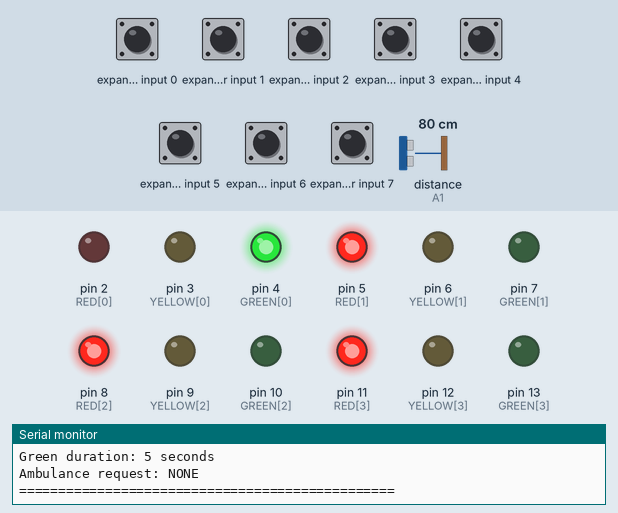
The sketch below on a simulated Arduino Uno, built with avr-gcc and run on an emulated ATmega328P. Parts: output pins drawn as LEDs (lit = HIGH), the last lines printed to the serial monitor. Wiring (inferred from the names in the program): ultrasonic range finder: trigger A0; echo A1; PCF8574 port expander at I2C address 0x20. Inputs (shaded band) come from the test bench; at power-on: expander input 0–7 HIGH, distance to the obstacle (sensor on A1) 80 cm. The echo pulse lasts 58.3 µs per cm; pins used as bus, display or sensor lines are not drawn.

Above: at 1.4 s.
1.5 s: distance to the obstacle (sensor on A1) set to 2 cm
3.0 s: expander input 0 pulled LOW for 0.15 s
At 6.0 s:
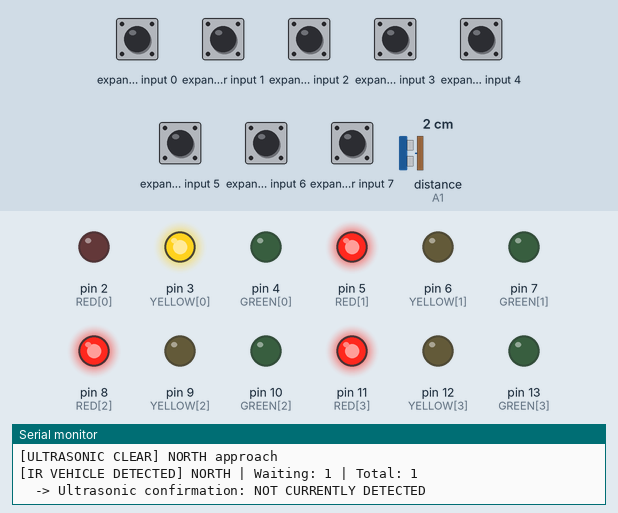
6.1 s: expander input 1 pulled LOW for 1 s
At 9.4 s:
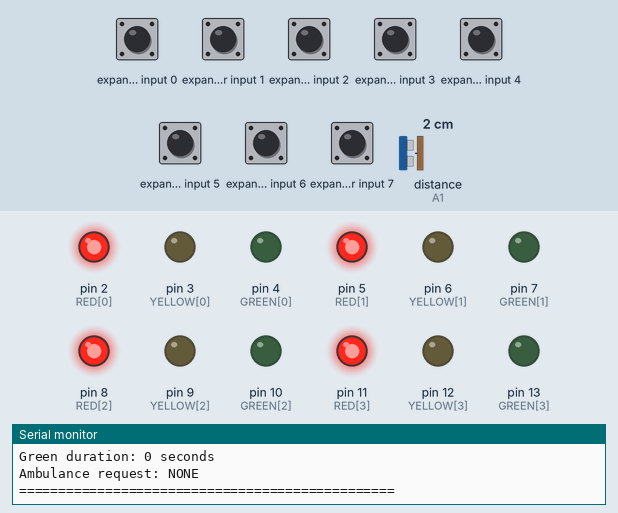
10.1 s: expander input 2 pulled LOW for 0.15 s
At 12.3 s:
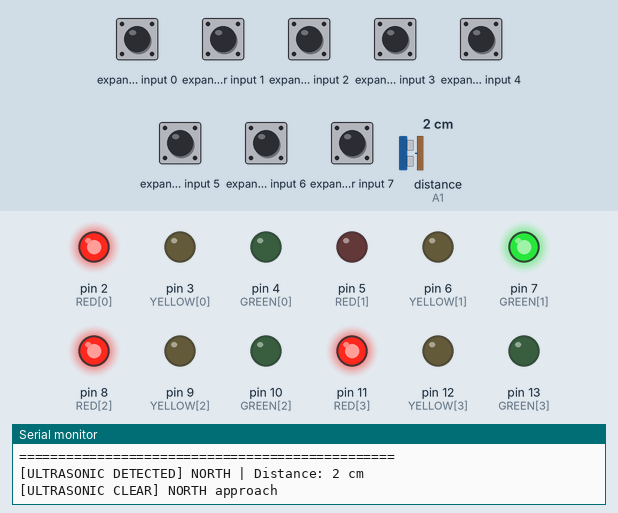
12.8 s: expander input 3 pulled LOW for 0.15 s
14.4 s: expander input 4 pulled LOW for 0.15 s
At 18.4 s:
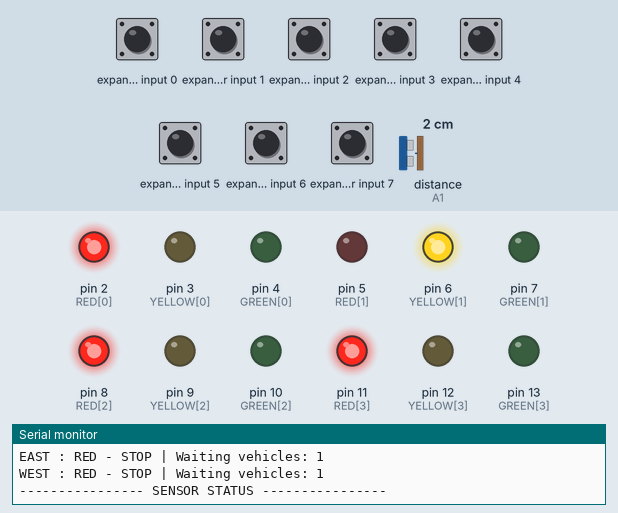
Timing chart, 0 to 61.2 s (numbered marks = the images above; inputs shaded):
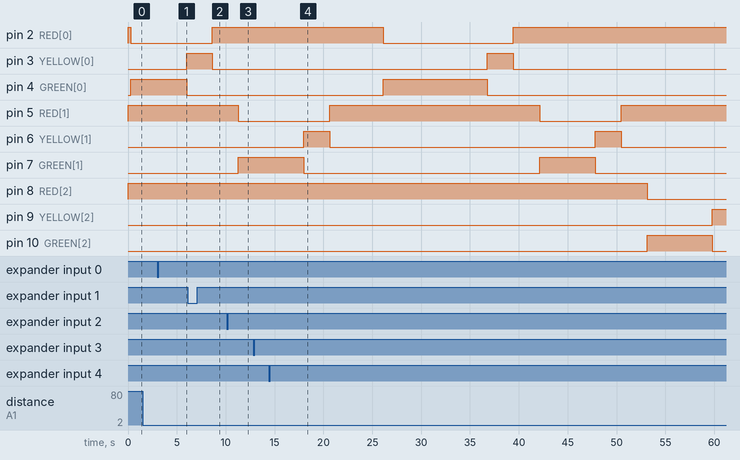

The sketch:

EC003-TRAFFIC.ino
```cpp
#include <Wire.h>

// =====================================================
// SMART FOUR-WAY TRAFFIC LIGHT
// Arduino Uno R3 + 12 direct LEDs + 4 IR sensors
// + 1 HC-SR04 + 4 ambulance buttons + PCF8574
// Serial Monitor: 9600 baud
// =====================================================

// Direction index: 0 North, 1 South, 2 East, 3 West
const char* ROAD[4] = {"NORTH", "SOUTH", "EAST", "WEST"};

// Direct LEDs
const byte RED[4]    = {2, 5, 8, 11};
const byte YELLOW[4] = {3, 6, 9, 12};
const byte GREEN[4]  = {4, 7, 10, 13};

// Ultrasonic sensor monitors the North approach
const byte TRIG_PIN = A0;
const byte ECHO_PIN = A1;

// PCF8574 I2C expander
const byte PCF_ADDR = 0x20;

// P0-P3: IR sensors; P4-P7: ambulance buttons
const byte IR_MASK[4]  = {0x01, 0x02, 0x04, 0x08};
const byte AMB_MASK[4] = {0x10, 0x20, 0x40, 0x80};

// Change to false if your IR module outputs HIGH on detection.
const bool IR_ACTIVE_LOW = true;

// Timing settings
const unsigned long MIN_GREEN_MS = 5000UL;
const unsigned long MAX_GREEN_MS = 15000UL;
const unsigned long YELLOW_MS = 2000UL;
const unsigned long ALL_RED_MS = 2000UL;
const unsigned long AMBULANCE_GREEN_MS = 10000UL;

// HC-SR04 vehicle detection threshold
const unsigned int VEHICLE_DISTANCE_CM = 150;

// Counts waiting vehicles since the road was last served
unsigned long waitingCount[4] = {0, 0, 0, 0};
unsigned long totalCount[4] = {0, 0, 0, 0};

bool previousIR[4] = {false, false, false, false};
bool previousButton[4] = {false, false, false, false};

int currentDirection = 0;
int pendingAmbulance = -1;

enum SignalState { RED_STATE, YELLOW_STATE, GREEN_STATE };

SignalState signalState[4] = {
  RED_STATE, RED_STATE, RED_STATE, RED_STATE
};

unsigned int lastDistanceCm = 0;
bool ultrasonicVehiclePresent = false;
unsigned long lastUltrasonicRead = 0;
unsigned long ultrasonicDetectionCount = 0;

// -----------------------------------------------------
// PCF8574 INPUT READING
// -----------------------------------------------------
byte readPCF() {
  Wire.beginTransmission(PCF_ADDR);
  Wire.write(0xFF); // Release pins for input
  if (Wire.endTransmission() != 0) {
    return 0xFF;
  }

  Wire.requestFrom(PCF_ADDR, (byte)1);

  if (Wire.available()) {
    return Wire.read();
  }

  return 0xFF;
}

// -----------------------------------------------------
// TRAFFIC LIGHT CONTROL
// -----------------------------------------------------
void setAllRed() {
  for (byte i = 0; i < 4; i++) {
    digitalWrite(GREEN[i], LOW);
    digitalWrite(YELLOW[i], LOW);
    digitalWrite(RED[i], HIGH);
    signalState[i] = RED_STATE;
  }
}

void setGreen(byte direction) {
  setAllRed();

  digitalWrite(RED[direction], LOW);
  digitalWrite(GREEN[direction], HIGH);
  signalState[direction] = GREEN_STATE;
}

void setYellow(byte direction) {
  setAllRed();

  digitalWrite(RED[direction], LOW);
  digitalWrite(YELLOW[direction], HIGH);
  signalState[direction] = YELLOW_STATE;
}

const char* stateName(byte direction) {
  switch (signalState[direction]) {
    case GREEN_STATE:  return "GREEN - GO";
    case YELLOW_STATE: return "YELLOW - WAIT";
    default:           return "RED - STOP";
  }
}

// -----------------------------------------------------
// ULTRASONIC VEHICLE DETECTION
// -----------------------------------------------------
unsigned int readDistanceCm() {
  digitalWrite(TRIG_PIN, LOW);
  delayMicroseconds(2);

  digitalWrite(TRIG_PIN, HIGH);
  delayMicroseconds(10);
  digitalWrite(TRIG_PIN, LOW);

  unsigned long duration = pulseIn(ECHO_PIN, HIGH, 25000UL);

  if (duration == 0) {
    return 0; // No echo
  }

  // HC-SR04 distance conversion: microseconds / 58
  return duration / 58UL;
}

void updateUltrasonic() {
  // Avoid measuring too frequently.
  if (millis() - lastUltrasonicRead < 100UL) {
    return;
  }

  lastUltrasonicRead = millis();
  lastDistanceCm = readDistanceCm();

  bool detected =
    lastDistanceCm >= 2 &&
    lastDistanceCm <= VEHICLE_DISTANCE_CM;

  // Print only when the detection state changes.
  if (detected && !ultrasonicVehiclePresent) {
    ultrasonicDetectionCount++;

    Serial.print(F("[ULTRASONIC DETECTED] NORTH | Distance: "));
    Serial.print(lastDistanceCm);
    Serial.println(F(" cm"));
  }

  if (!detected && ultrasonicVehiclePresent) {
    Serial.println(F("[ULTRASONIC CLEAR] NORTH approach"));
  }

  ultrasonicVehiclePresent = detected;
}

// -----------------------------------------------------
// IR VEHICLE COUNTING AND AMBULANCE BUTTONS
// -----------------------------------------------------
void checkSensors() {
  byte inputs = readPCF();

  for (byte i = 0; i < 4; i++) {
    bool rawIR = !(inputs & IR_MASK[i]);
    bool detectedIR = IR_ACTIVE_LOW ? rawIR : !rawIR;

    // Count once on the clear-to-detected transition.
    if (detectedIR && !previousIR[i]) {
      waitingCount[i]++;
      totalCount[i]++;

      Serial.print(F("[IR VEHICLE DETECTED] "));
      Serial.print(ROAD[i]);
      Serial.print(F(" | Waiting: "));
      Serial.print(waitingCount[i]);
      Serial.print(F(" | Total: "));
      Serial.println(totalCount[i]);

      // Show whether the North ultrasonic sensor also sees
      // a nearby object. It does not count the same vehicle twice.
      if (i == 0) {
        if (ultrasonicVehiclePresent) {
          Serial.println(
            F("  -> Ultrasonic confirmation: NEARBY OBJECT")
          );
        } else {
          Serial.println(
            F("  -> Ultrasonic confirmation: NOT CURRENTLY DETECTED")
          );
        }
      }
    }

    previousIR[i] = detectedIR;

    bool buttonPressed = !(inputs & AMB_MASK[i]);

    if (buttonPressed && !previousButton[i]) {
      if (pendingAmbulance == -1) {
        pendingAmbulance = i;

        Serial.println();
        Serial.println(F("***** AMBULANCE REQUEST *****"));
        Serial.print(F("Priority requested: "));
        Serial.println(ROAD[i]);
        Serial.println(F("Will be served after a safe transition."));
      } else {
        Serial.print(F("Request already queued for "));
        Serial.println(ROAD[pendingAmbulance]);
      }
    }

    previousButton[i] = buttonPressed;
  }
}

// -----------------------------------------------------
// SERIAL MONITOR DASHBOARD
// -----------------------------------------------------
void printDashboard(const char* event, unsigned long greenMs) {
  Serial.println();
  Serial.println(F("================================================"));
  Serial.println(F("          SMART TRAFFIC CONTROL SYSTEM"));
  Serial.println(F("================================================"));

  Serial.print(F("Current event: "));
  Serial.println(event);

  Serial.println(F("---------------- SIGNAL STATUS ----------------"));

  for (byte i = 0; i < 4; i++) {
    Serial.print(ROAD[i]);
    Serial.print(F(" : "));
    Serial.print(stateName(i));
    Serial.print(F(" | Waiting vehicles: "));
    Serial.println(waitingCount[i]);
  }

  Serial.println(F("---------------- SENSOR STATUS ----------------"));

  Serial.print(F("Ultrasonic - NORTH: "));
  if (lastDistanceCm == 0) {
    Serial.println(F("No echo"));
  } else {
    Serial.print(lastDistanceCm);
    Serial.println(F(" cm"));
  }

  Serial.print(F("Ultrasonic nearby object: "));
  Serial.println(
    ultrasonicVehiclePresent ? F("YES") : F("NO")
  );

  Serial.print(F("Ultrasonic detection events: "));
  Serial.println(ultrasonicDetectionCount);

  Serial.println(F("---------------- TIMING STATUS ----------------"));

  Serial.print(F("Green duration: "));
  Serial.print(greenMs / 1000UL);
  Serial.println(F(" seconds"));

  Serial.print(F("Ambulance request: "));
  if (pendingAmbulance == -1) {
    Serial.println(F("NONE"));
  } else {
    Serial.println(ROAD[pendingAmbulance]);
  }

  Serial.println(F("================================================"));
}

// -----------------------------------------------------
// DELAY WHILE CONTINUING TO CHECK SENSORS
// -----------------------------------------------------
void serviceDelay(unsigned long duration) {
  unsigned long start = millis();

  while (millis() - start < duration) {
    checkSensors();
    updateUltrasonic();
    delay(10);
  }
}

// -----------------------------------------------------
// ADAPTIVE GREEN TIMING
// -----------------------------------------------------
unsigned long calculateGreenTime(byte direction) {
  unsigned long seconds = 5UL + waitingCount[direction];

  if (seconds < 5UL) {
    seconds = 5UL;
  }

  if (seconds > 15UL) {
    seconds = 15UL;
  }

  return seconds * 1000UL;
}

// -----------------------------------------------------
// YELLOW AND ALL-RED TRANSITION
// -----------------------------------------------------
void safeTransition(byte direction) {
  setYellow(direction);
  printDashboard("YELLOW - PREPARE TO STOP", 0);
  serviceDelay(YELLOW_MS);

  setAllRed();
  printDashboard("ALL RED - SAFETY INTERVAL", 0);
  serviceDelay(ALL_RED_MS);
}

// -----------------------------------------------------
// NORMAL TRAFFIC PHASE
// -----------------------------------------------------
void runNormalPhase(byte direction) {
  unsigned long greenMs = calculateGreenTime(direction);

  Serial.println();
  Serial.print(F("[NORMAL TRAFFIC] "));
  Serial.println(ROAD[direction]);

  setGreen(direction);
  printDashboard("NORMAL GREEN", greenMs);
  serviceDelay(greenMs);

  // End this road's green phase safely.
  safeTransition(direction);

  // Reset the waiting queue after serving this road.
  waitingCount[direction] = 0;
}

// -----------------------------------------------------
// AMBULANCE PRIORITY PHASE
// -----------------------------------------------------
void runAmbulancePhase(byte direction) {
  Serial.println();
  Serial.println(F("**********************************************"));
  Serial.println(F("        AMBULANCE PRIORITY ACTIVATED"));
  Serial.print(F("        PRIORITY ROAD: "));
  Serial.println(ROAD[direction]);
  Serial.println(F("**********************************************"));

  // The normal phase has already completed its safe
  // yellow/all-red transition before this function runs.

  setAllRed();
  printDashboard("AMBULANCE - ALL RED SAFETY INTERVAL", 0);
  serviceDelay(ALL_RED_MS);

  setGreen(direction);
  printDashboard("AMBULANCE PRIORITY GREEN", AMBULANCE_GREEN_MS);
  serviceDelay(AMBULANCE_GREEN_MS);

  safeTransition(direction);
  waitingCount[direction] = 0;

  Serial.println(F("[AMBULANCE PRIORITY COMPLETE]"));
  Serial.println(F("Returning to normal traffic sequence."));
}

// -----------------------------------------------------
// SETUP
// -----------------------------------------------------
void setup() {
  Serial.begin(9600);
  Wire.begin();

  for (byte i = 0; i < 4; i++) {
    pinMode(RED[i], OUTPUT);
    pinMode(YELLOW[i], OUTPUT);
    pinMode(GREEN[i], OUTPUT);
  }

  pinMode(TRIG_PIN, OUTPUT);
  pinMode(ECHO_PIN, INPUT);
  digitalWrite(TRIG_PIN, LOW);

  setAllRed();

  Serial.println();
  Serial.println(F("SMART TRAFFIC CONTROLLER STARTED"));
  Serial.println(F("Serial Monitor: 9600 baud"));
  Serial.println(F("Normal sequence: NORTH -> SOUTH -> EAST -> WEST"));
  Serial.println(F("Green: 5-15 seconds, based on IR vehicle count"));
  Serial.println(F("Yellow: 2 seconds"));
  Serial.println(F("All red: 2 seconds"));
  Serial.println(F("Ultrasonic sensor monitors NORTH only."));
  Serial.println(F("All signals initialized to RED."));
}

// -----------------------------------------------------
// MAIN LOOP
// -----------------------------------------------------
void loop() {
  checkSensors();
  updateUltrasonic();

  if (pendingAmbulance >= 0) {
    byte requestedDirection = pendingAmbulance;
    pendingAmbulance = -1;

    runAmbulancePhase(requestedDirection);

    currentDirection = (requestedDirection + 1) % 4;
    return;
  }

  runNormalPhase(currentDirection);
  currentDirection = (currentDirection + 1) % 4;
}
```

Measured:
- after the input at 14.4 s, pin 11 (RED[3]): stays HIGH (without the input it goes to LOW after 20.9 s); pin 12 (YELLOW[3]): stays LOW (without the input it goes to HIGH after 27.5 s); pin 13 (GREEN[3]): stays LOW (without the input it goes to HIGH after 20.9 s)
- by itself, pin 6 (YELLOW[1]): alternates HIGH for 2.7 s and LOW for 27.2 s
